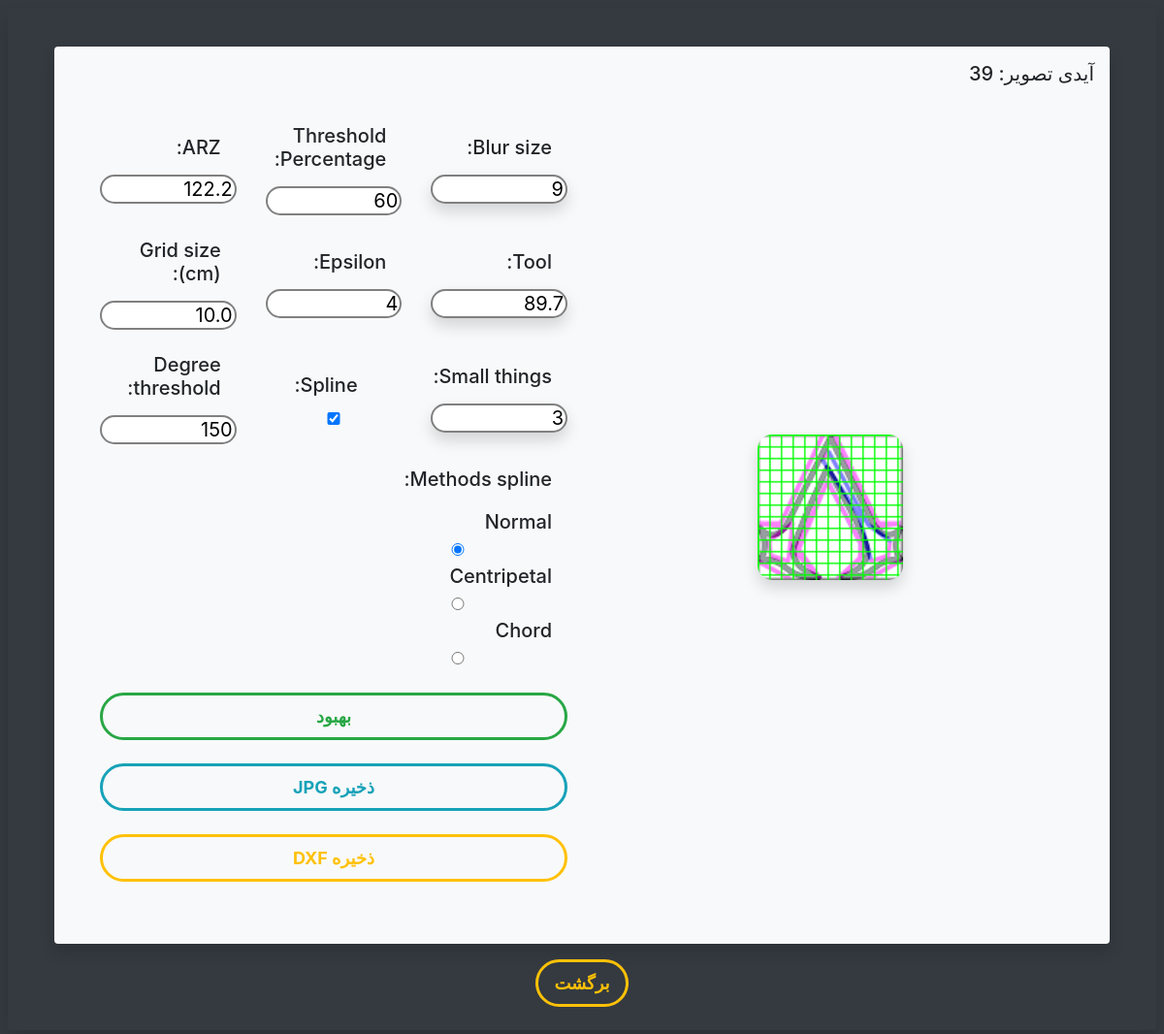
Screenshot of /optimize/39/ (signed in) with the database file from the repository.
### WorkingImage/models.py (models this page shows)
class Image(models.Model):
    img = models.ImageField(upload_to="pictures", blank=True, null=False)
    owner = models.ForeignKey(User, on_delete=models.CASCADE, related_name='images')
    blur = models.IntegerField(null=False, default=9)
    threshold_percentage = models.IntegerField(null=False, default=60)
    arz = models.FloatField(null=False, default=122.2)
    tool = models.FloatField(null=False, default=89.7)
    epsilon = models.IntegerField(null=False, default=4)
    grid_size = models.FloatField(null=False, default=10.0)
    small_things = models.IntegerField(null=False, default=3)
    spline = models.BooleanField(null=False, default=True)
    degree_threshold = models.IntegerField(null=False, default=150)
    methods_spline_choices = (
        ('normal', 'Normal'),
        ('centripetal', 'Centripetal'),
        ('chord', 'Chord'),
    )
    methods_spline = models.CharField(null=False, choices=methods_spline_choices, default='normal', max_length=100)
    optimized_url = models.CharField(null=False, max_length=500, default="none")

### WorkingImage/views.py (the view)
# urls.py: path('optimize/<int:pk>/', Optimize, name='optimize'),
def Optimize(request, pk):
    model = Image
    image = Image.objects.get(id=pk)
    image_optimized_url = image.optimized_url
    not_optimized = True
    if image_optimized_url == "none":
        not_optimized = True
    else:
        not_optimized = False
    image_optimized_url_dxf = f'{image_optimized_url}.dxf'
    user = request.user
    available = False
    if image.owner == user:
        available = True
    methods_spline_normal = False
    methods_spline_medium = False
    methods_spline_high = False
    if image.methods_spline == "normal":
        methods_spline_normal = True
        methods_spline_medium = False
        methods_spline_high = False
    elif image.methods_spline == "centripetal":
        methods_spline_normal = False
        methods_spline_medium = True
        methods_spline_high = False
    else:
        methods_spline_normal = False
        methods_spline_medium = False
        methods_spline_high = True
    context = {
        'image' : image,
        'image_optimized_url' : f'../../{image_optimized_url}',
        'image_optimized_url_dxf' : f'../../{image_optimized_url_dxf}',
        'not_optimized': not_optimized,
        'blur' : image.blur,
        'threshold_percentage' : image.threshold_percentage,
        'arz' : image.arz,
        'tool' : image.tool,
        'epsilon' : image.epsilon,
        'grid_size' : image.grid_size,
        'small_things' : image.small_things,
        'spline' : image.spline,
        'degree_threshold' : image.degree_threshold,
        'methods_spline_normal' : methods_spline_normal,
        'methods_spline_medium' : methods_spline_medium,
        'methods_spline_high' : methods_spline_high,
        'available' : available,
    }
    return render(request, 'optimize.html', context)

### WorkingImage/templates/optimize.html (shortened to what this page needs)
<!DOCTYPE html>
{% load crispy_forms_tags %}
<html lang="en" dir="rtl">
<head>
    <link rel="stylesheet" href="https://cdn.jsdelivr.net/npm/bootstrap@4.1.3/dist/css/bootstrap.min.css">
</head>
<body class="bg-dark text-center">
    <div id="intro" class="m-2 py-4 px-5 shadow rounded">
        {% if user.is_authenticated %}
        {% if available%}
        <div class="bg-light p-3 my-3 rounded shadow">
            <h5 class="text-right">آیدی تصویر: {{ image.pk }}</h5>
            <div class="m-3 text-center row">
                <div class="p-3 col-12 col-md-6">
                    {%if not_optimized %}
                    <p class="py-4 text-warning textshadow2 h3">شما هنوز تغییری اعمال نکردید</p>
                    {%else%}
                    <img class="shadow" src="{{image_optimized_url}}">
                    {%endif%}
                </div>
                <div class="text-right font-bold tepxtshadow2 h5 col-12 col-md-6">
                    <form action="{% url 'optimizing' pk=image.pk%}" method ="POST">
                        <div class="row my-2">
                            <div class="col-12 col-md-4">
                                <label class="mr-3 my-3">Blur size:</label>
                                <input class="d-block shadow" type="number" min="-500" max="500" name="blur" value="{{blur}}">
                            </div>
                            <div class="col-12 col-md-4">
                                <label class="mr-3 my-3">Threshold Percentage:</label>
                                <input class="d-block" type="number" min="-500" max="500" name="threshold_percentage" value="{{threshold_percentage}}">
                            </div>
                            <div class="col-12 col-md-4">
                                <label class="mr-3 my-3">ARZ:</label>
                                <input class="d-block" type="number" min="-500" max="500" name="arz" value="{{arz}}" step="0.1">
                            </div>
                        </div>
                        <div class="row my-2">
                            <div class="col-12 col-md-4">
                                <label class="mr-3 my-3">Tool:</label>
                                <input class="d-block shadow" type="number" min="-500" max="500" name="tool" value="{{tool}}" step="0.1">
                            </div>
                            <div class="col-12 col-md-4">
                                <label class="mr-3 my-3">Epsilon:</label>
                                <input class="d-block" type="number" min="-500" max="500" name="epsilon" value="{{epsilon}}">
                            </div>
                            <div class="col-12 col-md-4">
                                <label class="mr-3 my-3">Grid size (cm):</label>
                                <input class="d-block" type="number" min="-500" max="500" name="grid_size" value="{{grid_size}}" step="0.1">
                            </div>
                        </div>
                        <div class="row my-2">
                            <div class="col-12 col-md-4">
                                <label class="mr-3 my-3">Small things:</label>
                                <input class="d-block shadow" type="number" min="-500" max="500" name="small_things" value="{{small_things}}">
                            </div>
                            <div class="col-12 col-md-4 text-center">
                                <label class="mr-3 my-3">Spline:</label>
                                <input class="d-block" type="checkbox" name="spline" {% if spline %} checked {% endif %}>
                            </div>
                            <div class="col-12 col-md-4">
                                <label class="mr-3 my-3" for="blacks">Degree threshold:</label>
                                <input class="d-block" type="number" min="-500" max="500" name="degree_threshold" value="{{degree_threshold}}">
                            </div>
                        </div>
                        <div class="row my-2">
                            <div class="col-12 col-md-6">
                                <label class="mr-3 my-3">Methods spline:</label>
                                <label class="mr-3 my-1 d-block" for="normal">Normal</label>
                                <input class="d-inline p-5" type="radio" id="normal" name="methods_spline" value="Normal" {% if methods_spline_normal %} checked {% endif %}>
                                <label class="mr-3 my-1 d-block" for="centripetal">Centripetal</label>
                                <input class="d-inline p-5" type="radio" id="centripetal" name="methods_spline" value="Centripetal" {% if methods_spline_medium %} checked {% endif %}>
                                <label class="mr-3 my-1 d-block" for="chord">Chord</label>
                                <input class="d-inline p-5" type="radio" id="chord" name="methods_spline" value="Chord" {% if methods_spline_high %} checked {% endif %}>
                            </div>
                        </div>
                        <input class="d-block mt-4 py-2 btn btn-outline-success button1" type="submit" name="submit" value="بهبود">
                        <a class="d-block my-4 py-2 px-1 btn btn-outline-info button1" href="{{image_optimized_url}}">ذخیره JPG</a>
                        <a class="d-block my-4 py-2 px-1 btn btn-outline-warning button1" href="{{image_optimized_url_dxf}}">ذخیره DXF</a>
                    </form>
                </div>
            </div>
            </div>
        <div class="py-3 d-inline">
            <a class="px-3 py-2 btn btn-outline-warning button1" href="{% url 'panel' %}">برگشت</a>
        {%endif%}
        {% endif %}
    </div>
</body>
</html>

### WorkingImage/templates/optimize.html (style rules this page uses)
.button1 { font-size: 18px; font-weight: bold; border-radius: 30px; border: 3px solid; }
#intro { background: #485563; background: -webkit-linear-gradient(to right, #343a40, #343a40); background: linear-gradient(to right, #343a40, #343a40); }
.row { align-items:center; }
img { max-width: 100%; max-height: 100%; min-width: 150px; min-height: 150px; border-radius: 15px; }
input { border: 2px solid grey; border-radius: 20px; width: 100%; }

### rows the page displays
Image: pk "39", arz "122.2", tool "89.7", grid_size "10.0"
